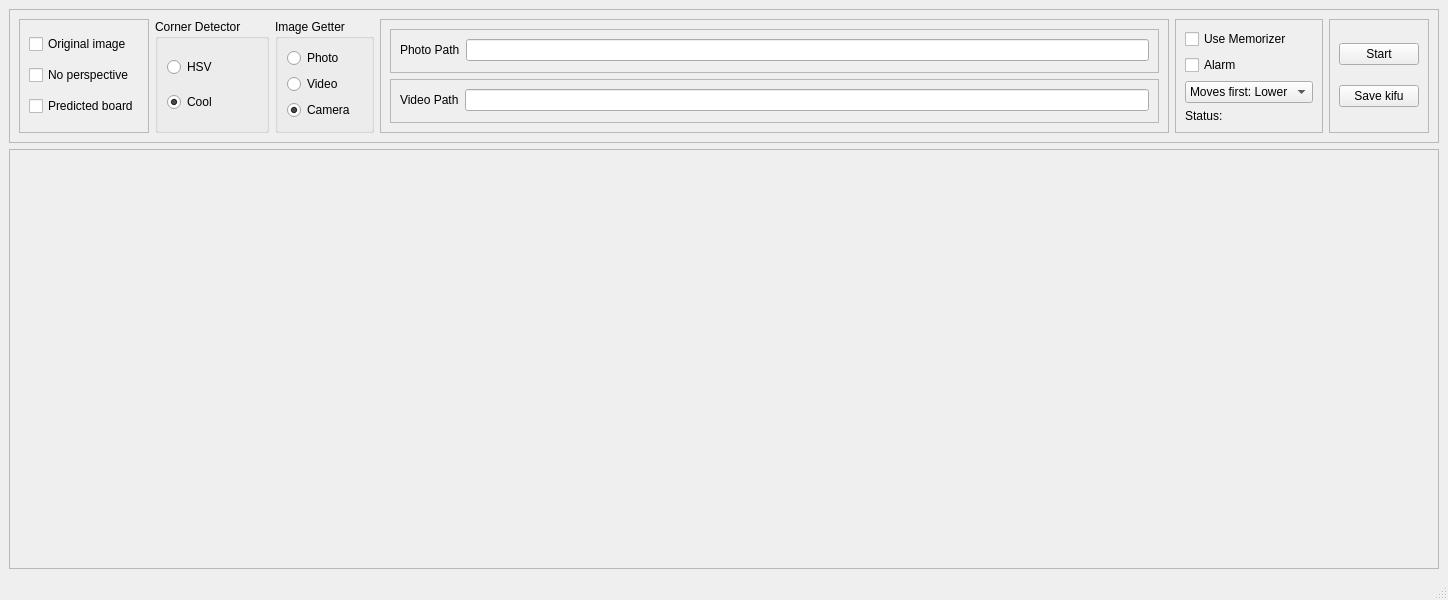
<?xml version="1.0" encoding="UTF-8"?>
<ui version="4.0">
 <class>MainWindow</class>
 <widget class="QMainWindow" name="MainWindow">
  <property name="geometry">
   <rect>
    <x>0</x>
    <y>0</y>
    <width>1448</width>
    <height>600</height>
   </rect>
  </property>
  <property name="windowTitle">
   <string>MainWindow</string>
  </property>
  <widget class="QWidget" name="centralwidget">
   <layout class="QVBoxLayout" name="verticalLayout_2">
    <item>
     <widget class="QFrame" name="frame_2">
      <property name="sizePolicy">
       <sizepolicy hsizetype="Preferred" vsizetype="Fixed">
        <horstretch>0</horstretch>
        <verstretch>0</verstretch>
       </sizepolicy>
      </property>
      <property name="frameShape">
       <enum>QFrame::StyledPanel</enum>
      </property>
      <property name="frameShadow">
       <enum>QFrame::Raised</enum>
      </property>
      <layout class="QHBoxLayout" name="horizontalLayout_2">
       <item>
        <widget class="QFrame" name="frame">
         <property name="frameShape">
          <enum>QFrame::StyledPanel</enum>
         </property>
         <property name="frameShadow">
          <enum>QFrame::Raised</enum>
         </property>
         <layout class="QVBoxLayout" name="verticalLayout_6">
          <item>
           <widget class="QCheckBox" name="checkBox_img_original">
            <property name="text">
             <string>Original image</string>
            </property>
           </widget>
          </item>
          <item>
           <widget class="QCheckBox" name="checkBox_img_no_perspective">
            <property name="text">
             <string>No perspective</string>
            </property>
           </widget>
          </item>
          <item>
           <widget class="QCheckBox" name="checkBox_img_predicted_board">
            <property name="text">
             <string>Predicted board</string>
            </property>
           </widget>
          </item>
         </layout>
        </widget>
       </item>
       <item>
        <widget class="QGroupBox" name="groupBox_corner_detector">
         <property name="title">
          <string>Corner Detector</string>
         </property>
         <layout class="QVBoxLayout" name="verticalLayout_5">
          <item>
           <widget class="QRadioButton" name="radioButton_cd_hsv">
            <property name="text">
             <string>HSV</string>
            </property>
            <property name="checked">
             <bool>false</bool>
            </property>
           </widget>
          </item>
          <item>
           <widget class="QRadioButton" name="radioButton_cd_cool">
            <property name="text">
             <string>Cool</string>
            </property>
            <property name="checked">
             <bool>true</bool>
            </property>
           </widget>
          </item>
         </layout>
        </widget>
       </item>
       <item>
        <widget class="QGroupBox" name="groupBox_image_getter">
         <property name="title">
          <string>Image Getter</string>
         </property>
         <layout class="QVBoxLayout" name="verticalLayout_4">
          <item>
           <widget class="QRadioButton" name="radioButton_ig_photo">
            <property name="text">
             <string>Photo</string>
            </property>
           </widget>
          </item>
          <item>
           <widget class="QRadioButton" name="radioButton_ig_video">
            <property name="text">
             <string>Video</string>
            </property>
           </widget>
          </item>
          <item>
           <widget class="QRadioButton" name="radioButton_ig_photo_2">
            <property name="sizePolicy">
             <sizepolicy hsizetype="Minimum" vsizetype="Fixed">
              <horstretch>0</horstretch>
              <verstretch>0</verstretch>
             </sizepolicy>
            </property>
            <property name="text">
             <string>Camera</string>
            </property>
            <property name="checked">
             <bool>true</bool>
            </property>
           </widget>
          </item>
         </layout>
        </widget>
       </item>
       <item>
        <widget class="QFrame" name="frame_4">
         <property name="frameShape">
          <enum>QFrame::StyledPanel</enum>
         </property>
         <property name="frameShadow">
          <enum>QFrame::Raised</enum>
         </property>
         <layout class="QVBoxLayout" name="verticalLayout">
          <item>
           <widget class="QFrame" name="frame_ig_photo">
            <property name="frameShape">
             <enum>QFrame::StyledPanel</enum>
            </property>
            <property name="frameShadow">
             <enum>QFrame::Raised</enum>
            </property>
            <layout class="QFormLayout" name="formLayout_3">
             <item row="0" column="0">
              <widget class="QLabel" name="label_2">
               <property name="text">
                <string>Photo Path</string>
               </property>
              </widget>
             </item>
             <item row="0" column="1">
              <widget class="QLineEdit" name="lineEdit_photo_path"/>
             </item>
            </layout>
           </widget>
          </item>
          <item>
           <widget class="QFrame" name="frame_ig_video">
            <property name="frameShape">
             <enum>QFrame::StyledPanel</enum>
            </property>
            <property name="frameShadow">
             <enum>QFrame::Raised</enum>
            </property>
            <layout class="QFormLayout" name="formLayout_2">
             <item row="0" column="0">
              <widget class="QLabel" name="label">
               <property name="text">
                <string>Video Path</string>
               </property>
              </widget>
             </item>
             <item row="0" column="1">
              <widget class="QLineEdit" name="lineEdit_video_path"/>
             </item>
            </layout>
           </widget>
          </item>
         </layout>
        </widget>
       </item>
       <item>
        <widget class="QFrame" name="frame_5">
         <property name="frameShape">
          <enum>QFrame::StyledPanel</enum>
         </property>
         <property name="frameShadow">
          <enum>QFrame::Raised</enum>
         </property>
         <layout class="QVBoxLayout" name="verticalLayout_7">
          <item>
           <widget class="QCheckBox" name="checkBox_use_memorizer">
            <property name="text">
             <string>Use Memorizer</string>
            </property>
           </widget>
          </item>
          <item>
           <widget class="QCheckBox" name="checkBox_alarm">
            <property name="text">
             <string>Alarm</string>
            </property>
           </widget>
          </item>
          <item>
           <widget class="QComboBox" name="comboBox_first_side">
            <item>
             <property name="text">
              <string>Moves first: Lower</string>
             </property>
            </item>
            <item>
             <property name="text">
              <string>Moves first: Upper</string>
             </property>
            </item>
           </widget>
          </item>
          <item>
           <widget class="QLabel" name="label_memorizer_status">
            <property name="text">
             <string>Status: </string>
            </property>
           </widget>
          </item>
         </layout>
        </widget>
       </item>
       <item>
        <widget class="QFrame" name="frame_7">
         <property name="frameShape">
          <enum>QFrame::StyledPanel</enum>
         </property>
         <property name="frameShadow">
          <enum>QFrame::Raised</enum>
         </property>
         <layout class="QVBoxLayout" name="verticalLayout_3">
          <item>
           <widget class="QPushButton" name="pushButton_start">
            <property name="text">
             <string>Start</string>
            </property>
           </widget>
          </item>
          <item>
           <widget class="QPushButton" name="pushButton_save_kifu">
            <property name="text">
             <string>Save kifu</string>
            </property>
           </widget>
          </item>
         </layout>
        </widget>
       </item>
      </layout>
     </widget>
    </item>
    <item>
     <widget class="QFrame" name="frame_3">
      <property name="frameShape">
       <enum>QFrame::StyledPanel</enum>
      </property>
      <property name="frameShadow">
       <enum>QFrame::Raised</enum>
      </property>
      <layout class="QHBoxLayout" name="horizontalLayout">
       <item>
        <widget class="QLabel" name="label_img_original">
         <property name="text">
          <string/>
         </property>
        </widget>
       </item>
       <item>
        <widget class="QLabel" name="label_img_no_perspective">
         <property name="text">
          <string/>
         </property>
        </widget>
       </item>
       <item>
        <widget class="QLabel" name="label_img_predicted">
         <property name="text">
          <string/>
         </property>
        </widget>
       </item>
      </layout>
     </widget>
    </item>
   </layout>
  </widget>
  <widget class="QStatusBar" name="statusbar"/>
 </widget>
 <resources/>
 <connections/>
</ui>
